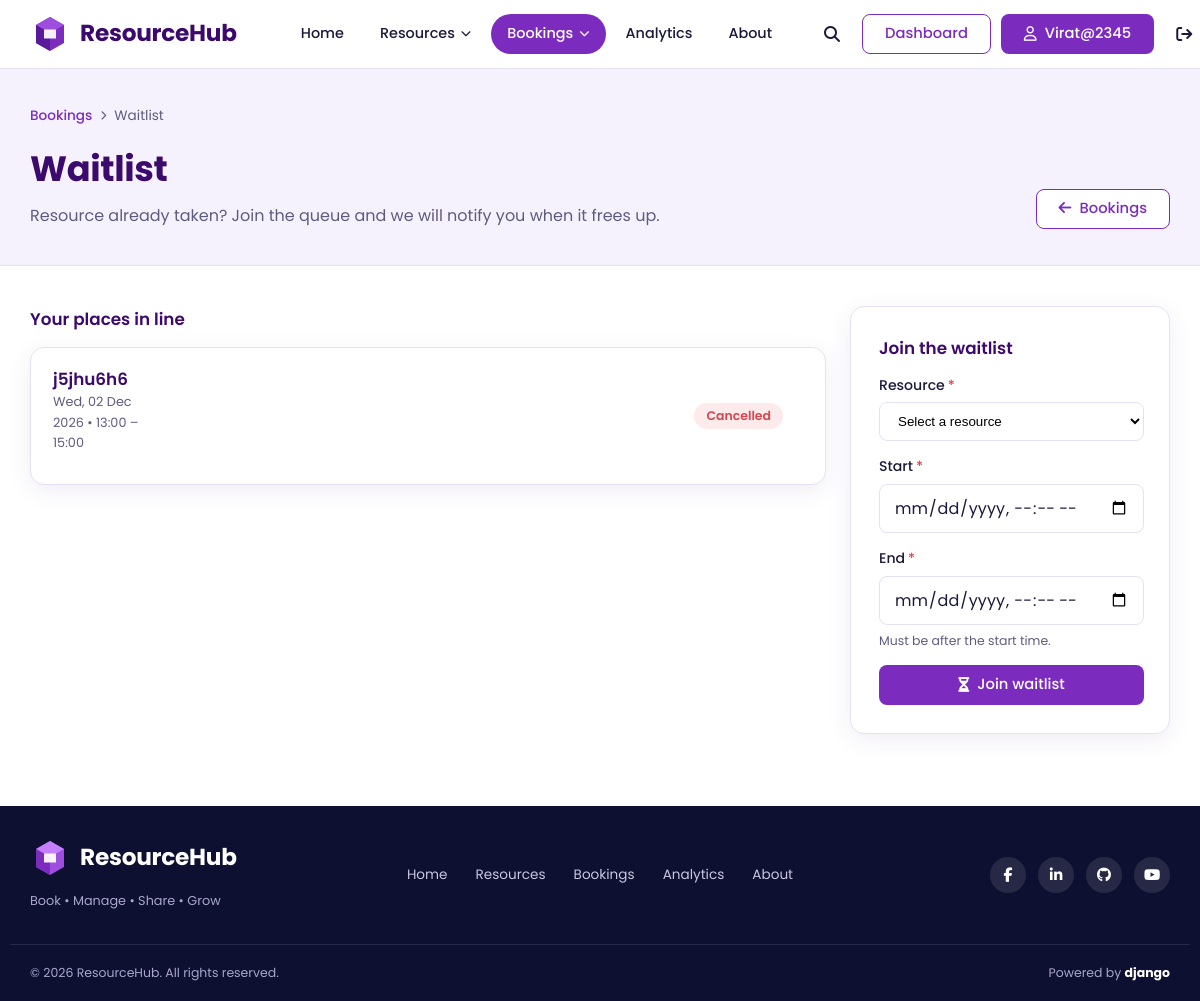
The page /bookings/waitlist/ (signed in) on the database as committed earlier.
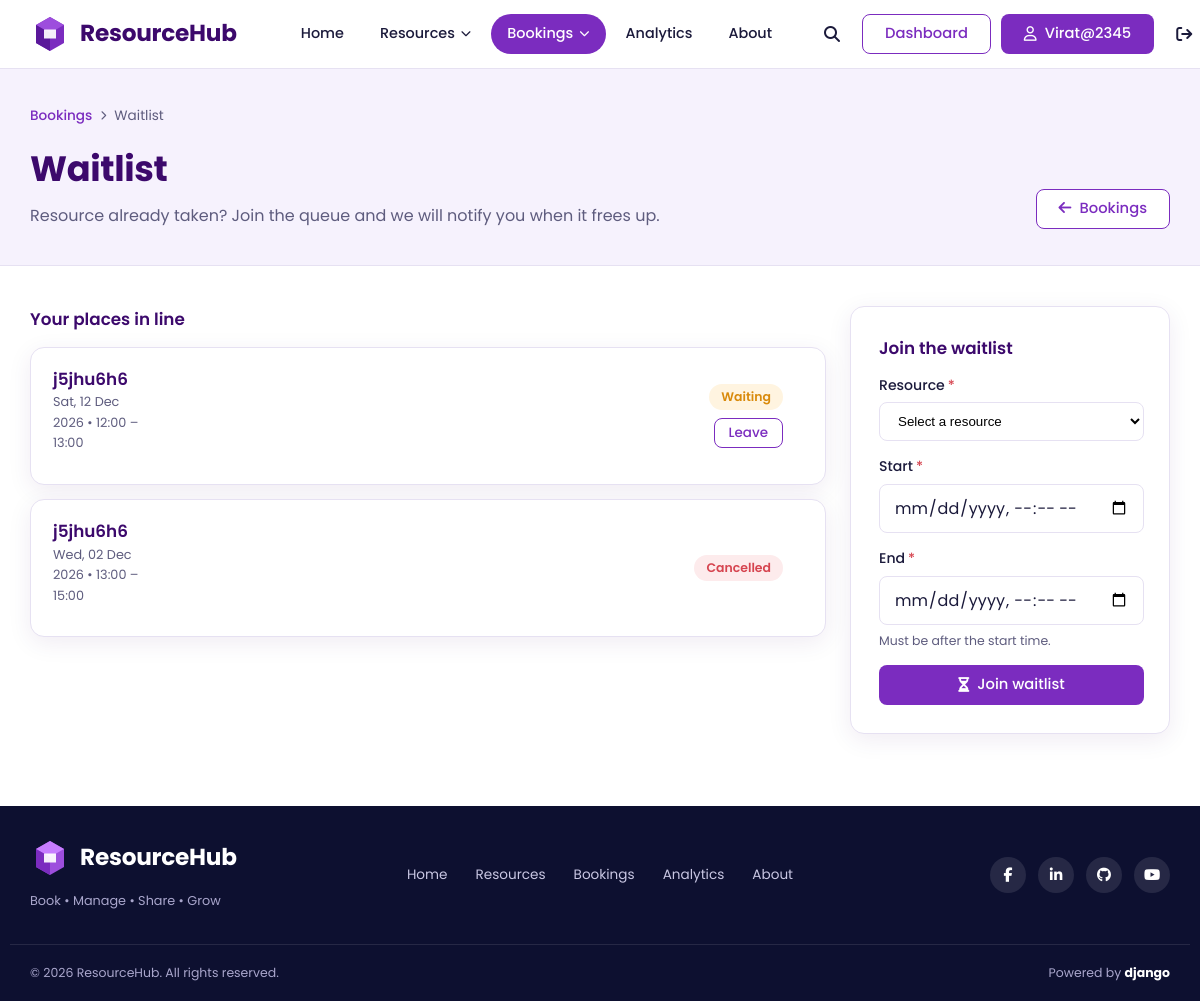
The same page on the database as committed later.
### bookings/models.py (models this page shows, shortened)
class WaitList(models.Model):
    user = models.ForeignKey(
        settings.AUTH_USER_MODEL, on_delete=models.CASCADE
    )
    resource = models.ForeignKey(
        "resources.Resource", on_delete=models.CASCADE
    )
    requested_start = models.DateTimeField()
    requested_end = models.DateTimeField()
    notified = models.BooleanField(default=False)
    status = models.CharField(max_length=20, default="waiting")

### resources/models.py (models this page shows, shortened)
class Resource(models.Model):
    name = models.CharField(max_length=200)
    category = models.ForeignKey(ResourceCategory, on_delete=models.CASCADE)
    department = models.CharField(max_length=100)
    capacity = models.PositiveIntegerField()
    location = models.CharField(max_length=200)
    qr_code = models.CharField(
        max_length=255,
        unique=True,
        default=uuid.uuid4,
        editable=False
    )
    device_code = models.CharField(
        max_length=100,
        unique=True,
        default=generate_device_code,
        editable=False
    )
    open_time = models.TimeField()
    close_time = models.TimeField()
    status = models.CharField(max_length=50)
    description = models.TextField()

### bookings/views.py (the view)
# urls.py: path('waitlist/', views.waitlist_view, name='waitlist'),
@login_required
def waitlist_view(request):
    entries = WaitList.objects.filter(
        user=request.user
    ).select_related('resource').order_by('-id')
    return render(request, 'bookings/waitlist.html', {
        'entries': entries,
        'resources': Resource.objects.all(),
    })

### templates/bookings/waitlist.html (shortened to what this page needs)
{% extends 'core/base.html' %}
{% load static %}
{% block extra_css %}
<link rel="stylesheet" href="{% static 'css/bookings.css' %}">
<link rel="stylesheet" href="{% static 'css/conflicts.css' %}">
{% endblock %}
{% block content %}
<section class="page-head">
  <div class="container">
    <nav class="breadcrumb" aria-label="Breadcrumb">
      <a href="{% url 'bookings:booking_list' %}">Bookings</a>
      <i class="fa-solid fa-chevron-right" aria-hidden="true"></i>
      <span>Waitlist</span>
    </nav>
    <div class="page-head-inner">
      <div>
        <h1>Waitlist</h1>
        <p>Resource already taken? Join the queue and we will notify you when it frees up.</p>
      </div>
      <div class="head-actions">
        <a class="btn btn-outline" href="{% url 'bookings:booking_list' %}"><i class="fa-solid fa-arrow-left" aria-hidden="true"></i> Bookings</a>
      </div>
    </div>
  </div>
</section>
<section class="section">
  <div class="container detail-layout">
    <div>
      <h2 class="panel-title">Your places in line</h2>
      {% if entries %}
      <div class="wait-list">
        {% for w in entries %}
        <article class="wait-item">
          <div class="wait-body">
            <h3><a href="{% url 'resources:resource_detail' w.resource.pk %}">{{ w.resource.name }}</a></h3>
            <p class="row-sub">{{ w.requested_start|date:"D, d M Y" }} &bull; {{ w.requested_start|time:"H:i" }} – {{ w.requested_end|time:"H:i" }}</p>
          </div>
          <div class="wait-side">
            <span class="badge badge-{{ w.status|lower|slugify }}">{{ w.status|capfirst }}</span>
            {% if w.status == 'waiting' or w.status == 'notified' %}
            <form method="post" action="{% url 'bookings:leave_waitlist' w.pk %}">
              <button type="submit" class="btn btn-outline btn-sm" onclick="return confirm('Leave the waitlist for {{ w.resource.name|escapejs }}?');">Leave</button>
            </form>
            {% endif %}
          </div>
        </article>
        {% endfor %}
      </div>
      {% else %}
      <div class="empty-state">
        <i class="fa-solid fa-hourglass-half" aria-hidden="true"></i>
        <h2>You are not on any waitlist</h2>
        <p>Join one from the form and track your position here.</p>
      </div>
      {% endif %}
    </div>
    <aside class="panel side-panel">
      <h2 class="panel-title">Join the waitlist</h2>
      <form method="post" action="{% url 'bookings:add_to_waitlist' %}" class="wait-form" id="waitlistForm">
        <div class="form-field">
          <label for="resource">Resource<span class="req" aria-hidden="true">*</span></label>
          <select id="resource" name="resource" required>
            <option value="">Select a resource</option>
          </select>
        </div>
        <div class="form-field">
          <label for="start_time">Start<span class="req" aria-hidden="true">*</span></label>
          <input type="datetime-local" id="start_time" name="start_time" required>
        </div>
        <div class="form-field">
          <label for="end_time">End<span class="req" aria-hidden="true">*</span></label>
          <input type="datetime-local" id="end_time" name="end_time" required>
          <small class="help">Must be after the start time.</small>
        </div>
        <button type="submit" class="btn btn-primary btn-block"><i class="fa-solid fa-hourglass-half" aria-hidden="true"></i> Join waitlist</button>
      </form>
    </aside>
  </div>
</section>
{% endblock %}

Rows that differ between the two databases and show on the page:
added WaitList: resource.name "j5jhu6h6", requested_start "Sat, 12 Dec 2026", requested_start "12:00", requested_end "13:00", status "Waiting"
